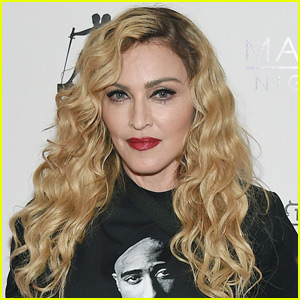
#> input picture Faces/val/madonna/3.jpg, 300 x 300 px, found by its file name
$ python face_recognizer.py
#> lines starting #> are read from the running program, lines starting #| are printed output that depends on the picture
import cv2 as cv
import numpy as np

people = ['Ben Afflek', 'Elton John', 'Jerry Seinfield', 'Madonna', 'Mindy Kaling']

img = cv.imread(r"C:\Users\PRAKRITI CHATTERJEE\OneDrive\opencv\Faces\val\madonna\3.jpg")
#> img is the input picture: shape (300, 300, 3); mean B, G, R 123.9, 144.9, 156.6

gray = cv.cvtColor(img, cv.COLOR_BGR2GRAY)
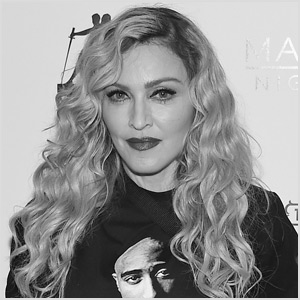
#> gray: shape (300, 300); min 0, max 255, mean 146

face_recognizer = cv.face.LBPHFaceRecognizer_create()
#> (the run stopped early here; a loop or call above may not have finished)

$ run again, with Faces/val/madonna/1.jpg copied over Faces/val/madonna/3.jpg
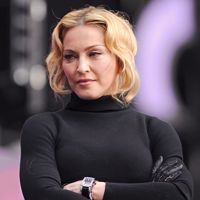
#> input picture Faces/val/madonna/1.jpg, 200 x 200 px, found by its file name
#> img is the input picture: shape (200, 200, 3); mean B, G, R 91.9, 84.9, 99.4
#> `gray = cv.cvtColor(img, cv.COLOR_BGR2GRAY)`:
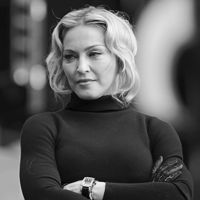
#> gray: shape (200, 200); min 1, max 251, mean 90
